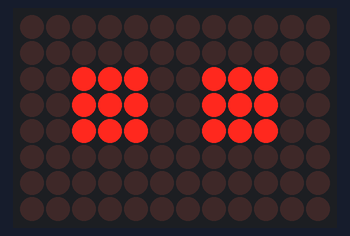
A sketch run on a simulated Arduino Uno R4 WiFi. Parts: 12×8 LED matrix.

Above: at 0.1 s.
At 3.0 s:
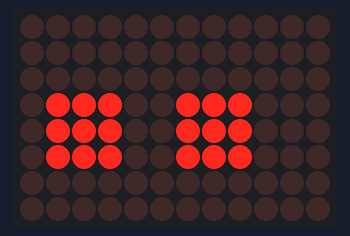
At 4.3 s:
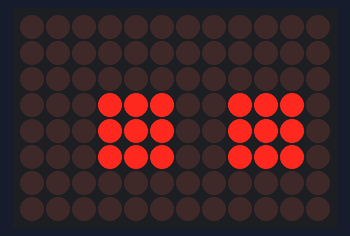
At 7.12 s:
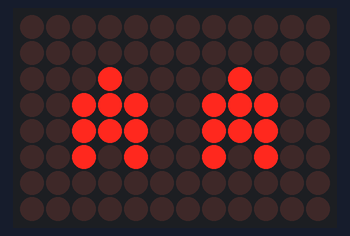
At 9.1 s:
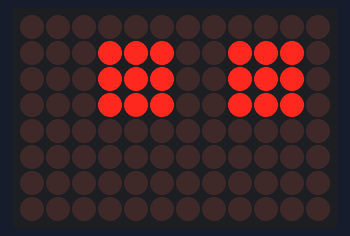
At 12.6 s:
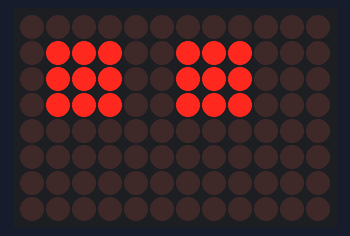

Measured:
- by itself, everything shown: repeats every 14.8 s, in 28 steps
- what the display in image 1 shows lasts 1.2 s, from 3.0 s to 4.2 s
- what the display in image 3 shows lasts 0.5 s, from 6.9 s to 7.4 s
- what the display in image 4 shows lasts 1.0 s, from 9.0 s to 10.0 s
- what the display in image 5 shows lasts 0.8 s, from 12.5 s to 13.3 s

The sketch:

main.ino
```cpp
#include "Arduino_LED_Matrix.h"

ArduinoLEDMatrix matrix;

const uint32_t Emoeyes[][4] = {
	{
		0x39,
		0xc39c39c0,
		0x0,
		2000
	},
	{
		0x0,
		0x39c0000,
		0x0,
		200
	},
	{
		0x39,
		0xc39c39c0,
		0x0,
		750
	},
	{
		0x0,
		0x7387387,
		0x38000000,
		1250
	},
		{
		0x0,
		0x1ce1ce1,
		0xce000000,
		1200
	},
	{
		0x0,
		0x1ce0,
		0x0,
		100
	},
	{
		0x0,
		0x1ce1ce1,
		0xce000000,
		500
	},
	{
		0x10,
		0x839c39c2,
		0x94000000,
		150
	},
	{
		0x10839,
		0xc39c2940,
		0x0,
		150
	},
	{
		0x10,
		0x839c39c2,
		0x94000000,
		150
	},
	{
		0x10839,
		0xc39c2940,
		0x0,
		150
	},
	{
		0x10,
		0x839c39c2,
		0x94000000,
		150
	},
	{
		0x10839,
		0xc39c2940,
		0x0,
		150
	},
	{
		0x10,
		0x839c39c2,
		0x94000000,
		450
	},
	{
		0x39,
		0xc39c39c0,
		0x0,
		1000
	},
	{
		0x1ce1c,
		0xe1ce0000,
		0x0,
		500
	},
	{
		0x1c,
		0xe0000000,
		0x0,
		150
	},
	{
		0x1ce1c,
		0xe1ce0000,
		0x0,
		1000
	},
		{
		0x73873,
		0x87380000,
		0x0,
		800
	},
	{
		0x73,
		0x80000000,
		0x0,
		100
	},
	{
		0x21073,
		0x87385280,
		0x0,
		150
	},
	{
		0x21,
		0x7387385,
		0x28000000,
		150
	},
	{
		0x21073,
		0x87385280,
		0x0,
		150
	},
	{
		0x21,
		0x7387385,
		0x28000000,
		150
	},
	{
		0x21073,
		0x87385280,
		0x0,
		300
	},
	{
		0x73873,
		0x87380000,
		0x0,
		500
	},
	{
		0x70073,
		0x87000000,
		0x0,
		230
	},
	{
		0x73873,
		0x87380000,
		0x0,
		800
	},
	{
		0x39,
		0xc39c39c0,
		0x0,
		1500
	}
};

void setup() {
  matrix.begin();
  matrix.loadSequence(Emoeyes);
  matrix.play(true);
  // put your setup code here, to run once:

}

void loop() {
  // put your main code here, to run repeatedly:

}
```
